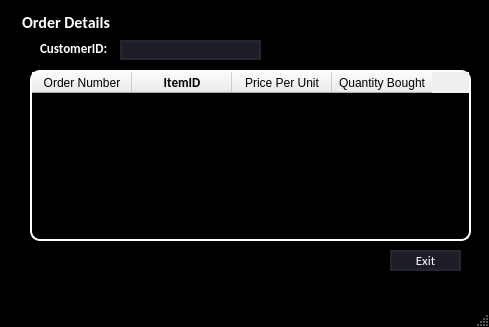
<?xml version="1.0" encoding="UTF-8"?>
<ui version="4.0">
 <class>MainWindow</class>
 <widget class="QMainWindow" name="MainWindow">
  <property name="geometry">
   <rect>
    <x>0</x>
    <y>0</y>
    <width>489</width>
    <height>327</height>
   </rect>
  </property>
  <property name="windowTitle">
   <string>MainWindow</string>
  </property>
  <property name="styleSheet">
   <string notr="true">QMainWindow{
	background-color: rgb(0,0,0);
}

QMenuBar{
background-color: rgb(0,0,0);
}</string>
  </property>
  <widget class="QWidget" name="centralwidget">
   <widget class="QGroupBox" name="groupBox">
    <property name="geometry">
     <rect>
      <x>20</x>
      <y>10</y>
      <width>461</width>
      <height>281</height>
     </rect>
    </property>
    <property name="font">
     <font>
      <family>Calibri</family>
      <pointsize>12</pointsize>
      <weight>75</weight>
      <bold>true</bold>
     </font>
    </property>
    <property name="styleSheet">
     <string notr="true">QGroupBox {
    background-color: rgb(0,0,0);
    border: 1px solid black;
    color: white; 
}</string>
    </property>
    <property name="title">
     <string>Order Details</string>
    </property>
    <widget class="QTableWidget" name="viewOrderTable">
     <property name="geometry">
      <rect>
       <x>10</x>
       <y>60</y>
       <width>441</width>
       <height>171</height>
      </rect>
     </property>
     <property name="font">
      <font>
       <family>Calibri</family>
       <pointsize>10</pointsize>
       <weight>75</weight>
       <bold>true</bold>
      </font>
     </property>
     <property name="styleSheet">
      <string notr="true">QTableWidget{
	background-color: rgb(0,0,0);
	gridline-color: rgb(255, 255, 255);
	color: rgb(255,255,255);
	border-radius: 10px;
	border: 2px solid rgb(255,255,255);
	selection-background-color: rgb(46, 46, 62);
}</string>
     </property>
     <column>
      <property name="text">
       <string>Order Number</string>
      </property>
     </column>
     <column>
      <property name="text">
       <string>ItemID</string>
      </property>
      <property name="font">
       <font>
        <family>Calibri</family>
        <pointsize>10</pointsize>
        <weight>75</weight>
        <bold>true</bold>
       </font>
      </property>
     </column>
     <column>
      <property name="text">
       <string>Price Per Unit</string>
      </property>
     </column>
     <column>
      <property name="text">
       <string>Quantity Bought</string>
      </property>
     </column>
    </widget>
    <widget class="QLabel" name="label_2">
     <property name="geometry">
      <rect>
       <x>20</x>
       <y>30</y>
       <width>81</width>
       <height>16</height>
      </rect>
     </property>
     <property name="font">
      <font>
       <family>Calibri</family>
       <pointsize>10</pointsize>
       <weight>75</weight>
       <bold>true</bold>
      </font>
     </property>
     <property name="styleSheet">
      <string notr="true">QLabel{
	color: #FFF;
}</string>
     </property>
     <property name="text">
      <string>CustomerID:</string>
     </property>
    </widget>
    <widget class="QLineEdit" name="viewCustomerIDLine">
     <property name="geometry">
      <rect>
       <x>100</x>
       <y>30</y>
       <width>141</width>
       <height>20</height>
      </rect>
     </property>
     <property name="styleSheet">
      <string notr="true">QLineEdit{
	border: 2px solid rgb(37, 39, 48);
	border-radius: 100px;
	color: #FFF;
	background-color: rgb(30, 30, 40);

}

QLineEdit:hover{
	border: 2px solid rgb(53, 53, 71)
}

QLineEdit: focus{
	border: 2px solid rgb(85, 170, 255);
}</string>
     </property>
    </widget>
    <widget class="QPushButton" name="viewExitButton">
     <property name="geometry">
      <rect>
       <x>370</x>
       <y>240</y>
       <width>71</width>
       <height>21</height>
      </rect>
     </property>
     <property name="font">
      <font>
       <family>Calibri</family>
       <pointsize>10</pointsize>
      </font>
     </property>
     <property name="styleSheet">
      <string notr="true">QPushButton{
	border: 2px solid rgb(37, 39, 48);
	border-radius: 100px;
	color: #FFF;
	background-color: rgb(30, 30, 40);
	
}

QPushButton:hover{
	border: 2px solid rgb(53, 53, 71)
}</string>
     </property>
     <property name="text">
      <string>Exit</string>
     </property>
    </widget>
   </widget>
  </widget>
  <widget class="QMenuBar" name="menubar">
   <property name="geometry">
    <rect>
     <x>0</x>
     <y>0</y>
     <width>489</width>
     <height>18</height>
    </rect>
   </property>
  </widget>
  <widget class="QStatusBar" name="statusbar"/>
 </widget>
 <resources/>
 <connections/>
</ui>
